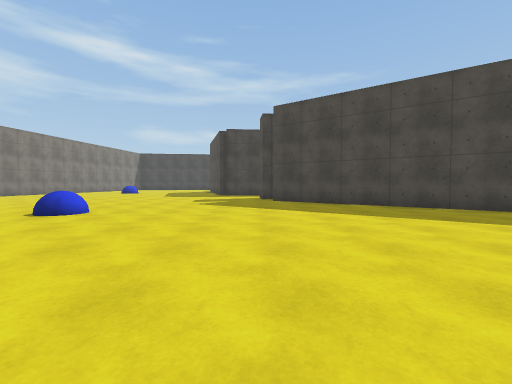
[1] (above)

16 first-person views from a walk through a Unity game level. The camera is 1.2 m above the floor, tilts 2° down and sees 90° across. The floor is counted in squares, 1.8 m on a side. Each view is taken from the middle of a square. On the plan, view 1 faces up. The plan holds only what a view shows up to about 9 squares ahead; the rest is blank. The place goes on beyond the plan. The player is left out. Surface patterns are stand-ins for the level's own textures.

[2]
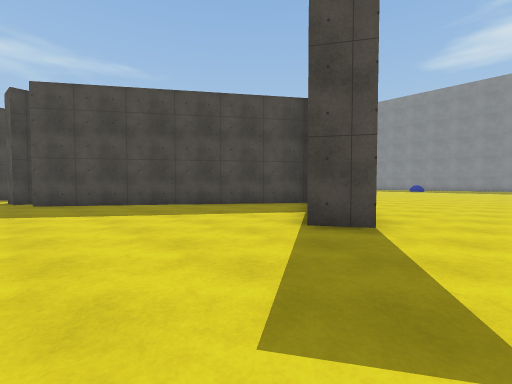

[3]
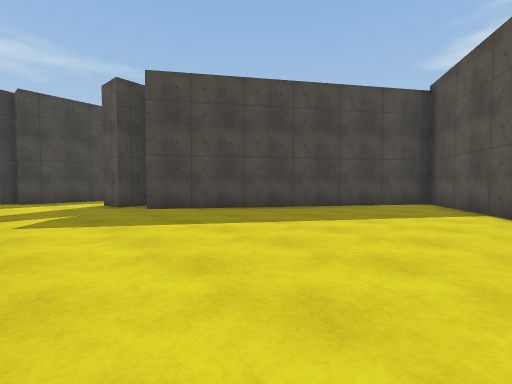

[4]
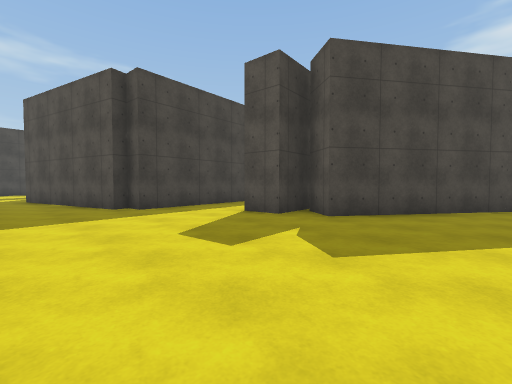

[5]
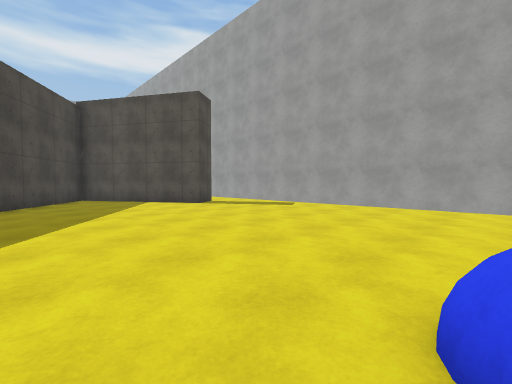

[6]
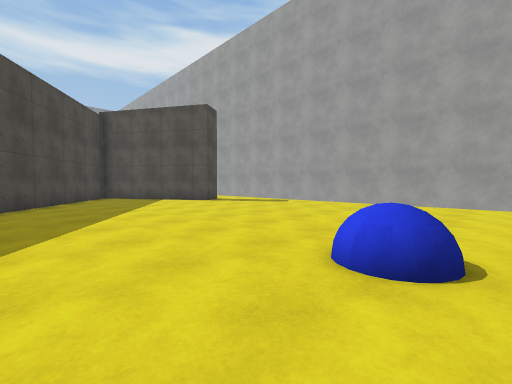

[7]
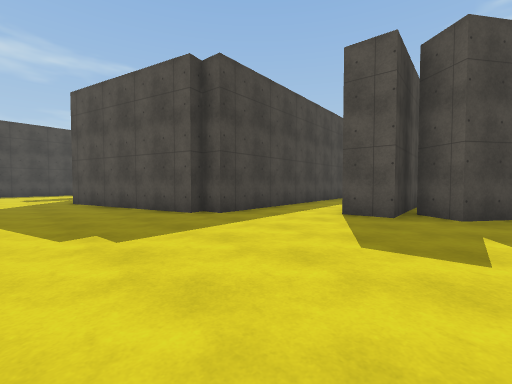

[8]
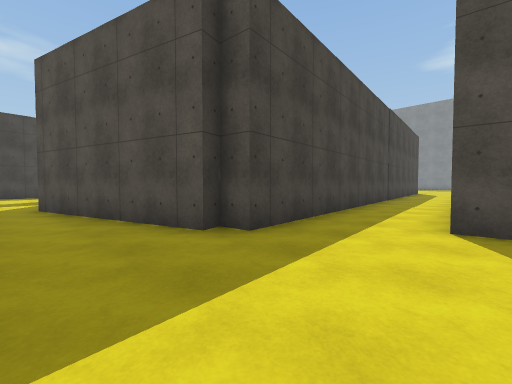

[9]
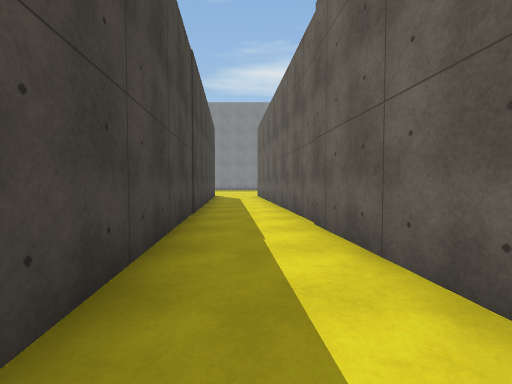

[10]
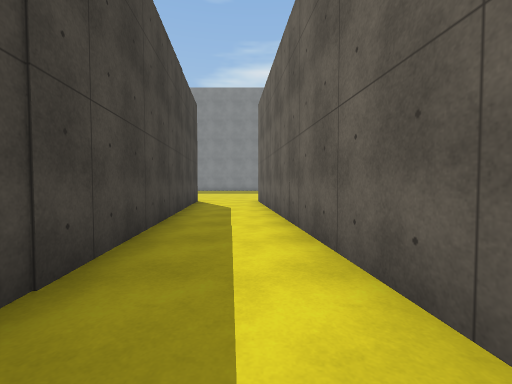

[11]
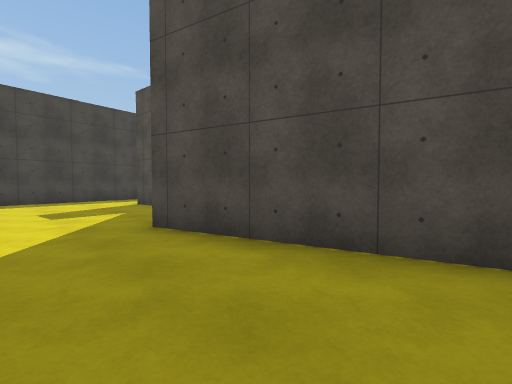

[12]
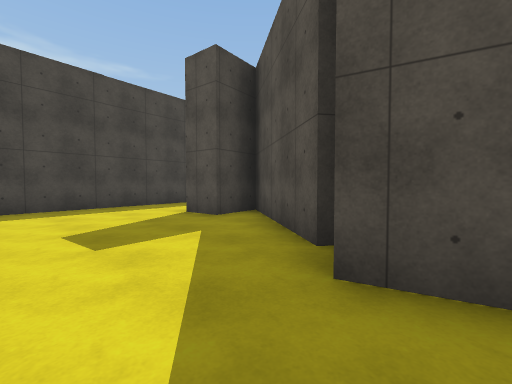

[13]
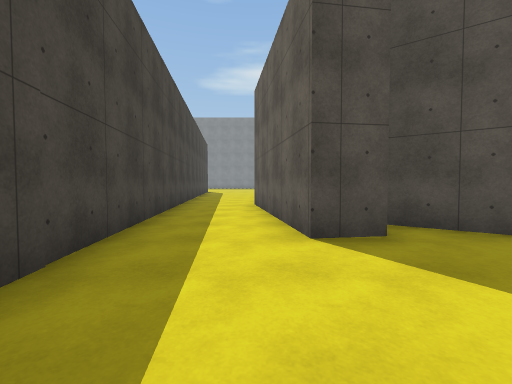

[14]
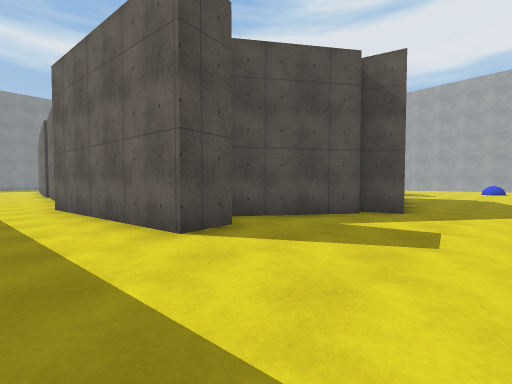

[15]
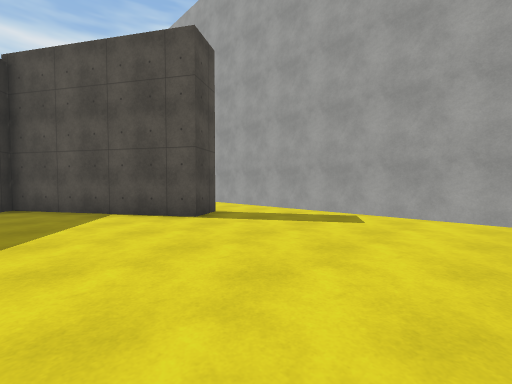

[16]
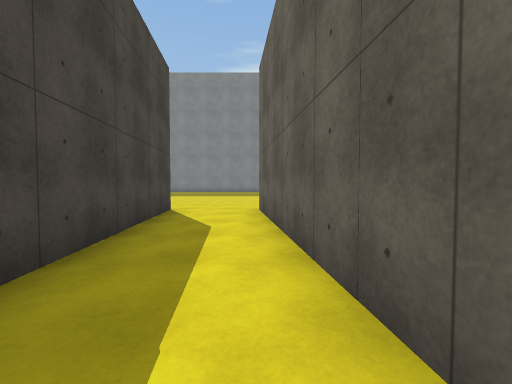

### Floor plan
Points are (right, up) in squares from view 1. A wall is a line through its corners. A room is listed if a view was taken in it or the views show most of it. See-through windows are left out.
Room 1 (views 1, 2, 3, 4, 5, 6, 7, 8, 9, 10, 11, 12, 15)
walls: (3.2, 10.8) (0.3, 10.6) (0.2, 11.6); (2.2, 11.7) (5.7, 12); (3.9, 1.4) (3.4, 2.3) (7.5, 4.8) (0.6, 9.6) (1.2, 10.4); (-5.1, -1.4) (4.9, -1.5); (5.4, 14.3) (-1.5, 13.6) (-1.6, 14.2) (-2, 14.1) (-3.4, 18.9)
ways out: opening at (-4.5, 20.5) to room 2; opening at (5, 13) to room 3; opening at (5.5, 0.5)
objects: blue ball (-4, 6)
Room 2 (views 13, 14)
walls: (-2.7, 19.4) (-0.5, 22.5) (-1.8, 22.3) (-1.9, 23.3) (3, 24); (-3.4, 18.9) (-2.4, 19.1); (2.4, 26.3) (-5.1, 25.4)
ways out: opening at (-4.5, 20.5) to room 1; opening at (2, 25)
Room 3 (view 16)
walls: (14.5, 15.2) (5.4, 14.3); (5.7, 12) (14.3, 12.9)
ways out: opening at (5, 13) to room 1; opening at (14, 14)

Positions as (right, up) in squares from view 1, and headings:
1: (0, 0), facing up
2: (0, 0), facing up-right
3: (-2, 3), facing up-right
4: (-4, 7), facing up-right
5: (-4, 7), facing down-right
6: (-5, 8), facing down-right
7: (-5, 9), facing up-right
8: (-4, 11), facing up-right
9: (1, 13), facing right
10: (5, 13), facing right
11: (-5, 15), facing up-right
12: (-5, 18), facing up-right
13: (-5, 24), facing right
14: (-5, 25), facing down-right
15: (-1, 5), facing down-right
16: (8, 13), facing right
